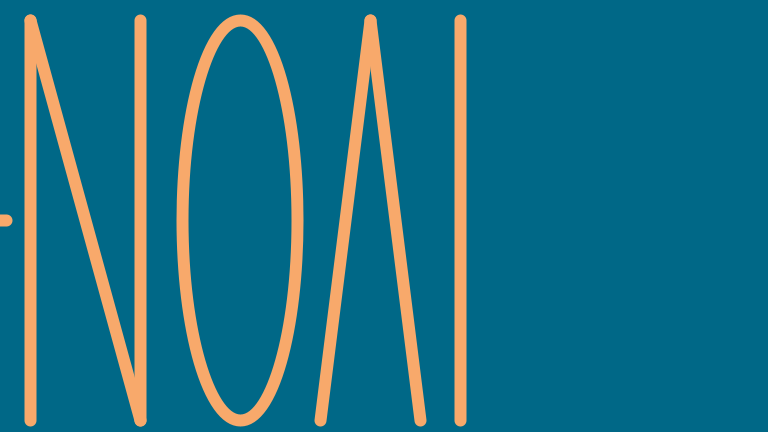
Frame 1 (no input)
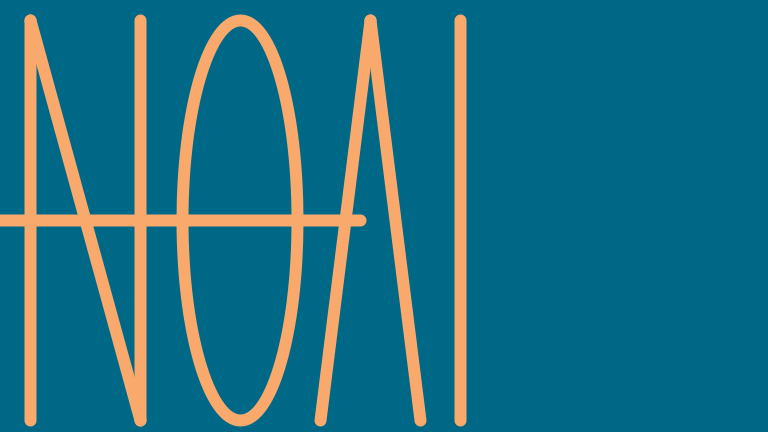
Frame 60 (the mouse pressed at the canvas centre just before this capture)
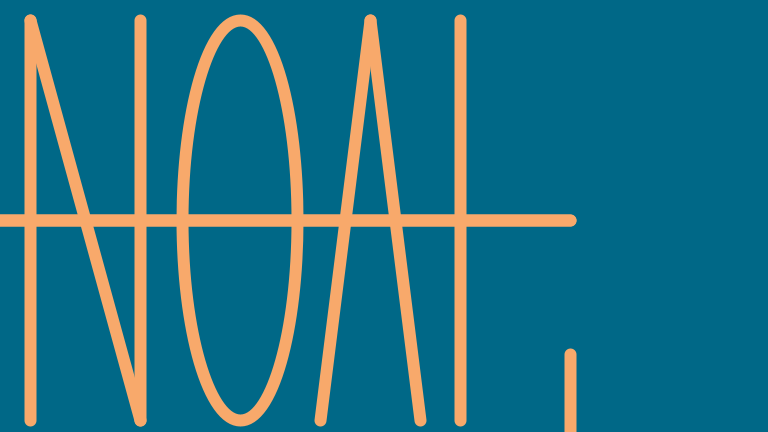
Frame 120 (the mouse held since frame 60 and released just before this capture)

The Processing sketch that drew these frames (run headless with seeded random() and noise(); from frame 60 on, the mouse is pressed at the canvas centre):

// Processing sketch: Name
// ── Name.pde
int maxBranchLength = 565;
int currentBranchLength = 0;
int maxSecondBranchLength = 0;
int secondBranchLength = 432;
int maxTreeHeight = 750;
int currentTreeHeight = 575;
int lineSpeed = 6;
boolean fullyGrown = false;

void setup() 
{
  size(768, 432);
}

void draw() 
{
  background(0, 104, 135);
  stroke(248, 169, 107);
  fill(0, 104, 135);
  strokeWeight(12);
  
  // Letter N
  line(30, 420, 30, 20);
  line(30, 20, 140, 420);
  line(140, 20, 140, 420);
  
  // Letter O
  ellipse(240, 220, 115, 400);
  
  // Letter A
  line(320, 420, 370, 20);
  line(420, 420, 370, 20);
  
  // Letter H
  line(460, 20, 460, 420);
  
  // Branches
  if (currentBranchLength < maxBranchLength) 
  {
    currentBranchLength = currentBranchLength + lineSpeed;
  }
  if (currentBranchLength >= maxBranchLength && secondBranchLength > maxSecondBranchLength) 
  {
    secondBranchLength = secondBranchLength - lineSpeed / 2;
    line(570, 432, 570, secondBranchLength);
  }
  
  line(0, 220, currentBranchLength, 220);
  
  if (secondBranchLength <= maxSecondBranchLength) 
  {
    line(570, 432, 570, secondBranchLength);
    fullyGrown = true;
  }
  if (fullyGrown && currentTreeHeight < maxTreeHeight) 
  {
    triangle(570, 30, 570, 410, currentTreeHeight, 220);
    currentTreeHeight = currentTreeHeight + 2;
  } 
  else if (fullyGrown && currentTreeHeight >= maxTreeHeight) 
  {
    triangle(570, 30, 570, 410, currentTreeHeight, 220);
    maxBranchLength = 780;
    line(0, 220, currentBranchLength, 220);
  } else if (currentBranchLength >= maxBranchLength) 
  {
    line(0, 220, currentBranchLength, 220);
  }
}
